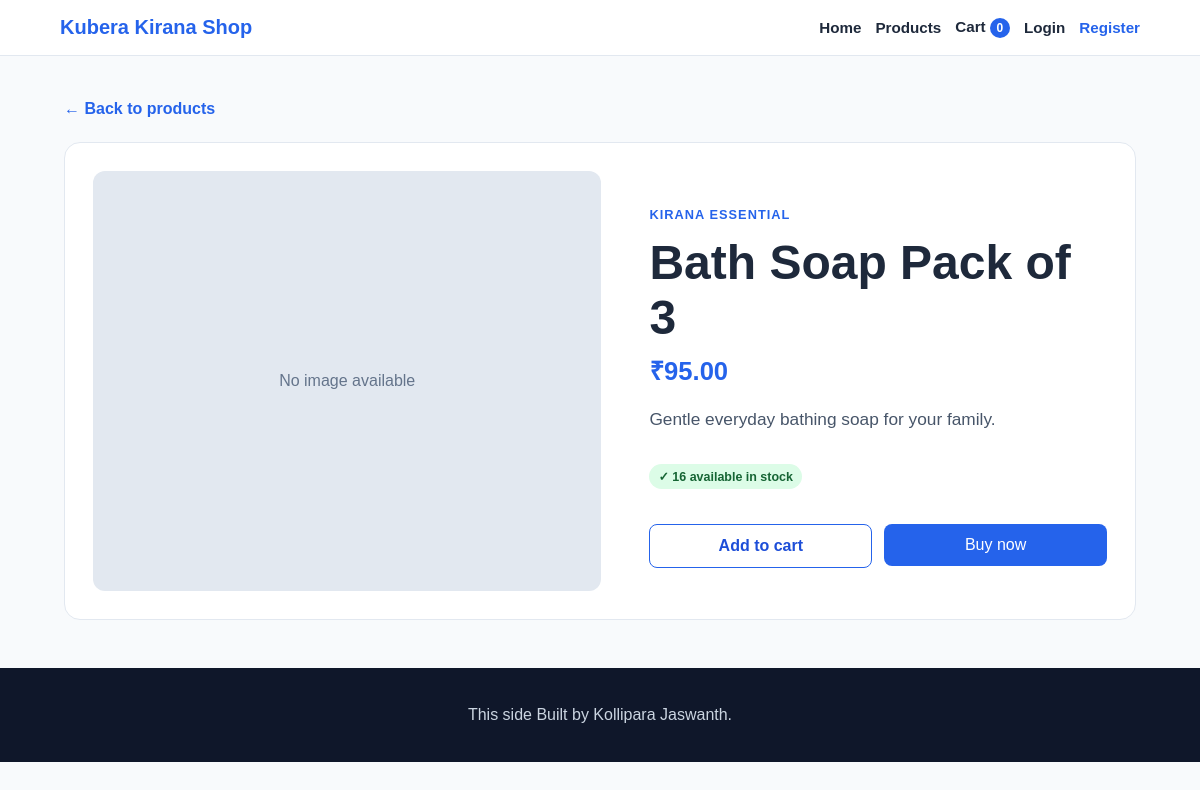
Page /products/10/ on the committed database.
### store/models.py (models this page shows, shortened)
class Product(models.Model):
    name = models.CharField(max_length=200)
    description = models.TextField()
    price = models.DecimalField(max_digits=10, decimal_places=2)
    image = models.ImageField(upload_to="products/", blank=True, null=True)
    image_url = models.URLField(blank=True)
    stock = models.PositiveIntegerField(default=0)
    created_at = models.DateTimeField(auto_now_add=True)
    class Meta:
        ordering = ["-created_at"]

### store/views.py (the view)
# urls.py: path('products/<int:product_id>/', views.product_detail, name='product_detail'),
def product_detail(request, product_id):
    product = get_object_or_404(Product, id=product_id)
    return render(request, 'store/product_detail.html', {'product': product})

### store/cart.py (called while the page is built)
def get_cart(session):
    return session.get('cart', {})

def cart_count(session):
    return sum(get_cart(session).values())

### store/context_processors.py (called while the page is built)
def cart_data(request):
    return {'cart_count': cart_count(request.session)}

### store/templates/store/product_detail.html (shortened to what this page needs)
{% extends 'store/base.html' %}
{% block content %}
<main class="product-detail-page">
    <a class="back-link" href="{% url 'store:home' %}#products">← Back to products</a>
    <section class="product-detail">
        <div class="detail-image">
            {% if product.image_url %}
                <img src="{{ product.image_url }}" alt="{{ product.name }}">
            {% else %}
                <div class="image-placeholder">No image available</div>
            {% endif %}
        </div>
        <div class="detail-content">
            <p class="eyebrow">KIRANA ESSENTIAL</p>
            <h1>{{ product.name }}</h1>
            <p class="detail-price">₹{{ product.price }}</p>
            <p class="detail-description">{{ product.description }}</p>
            {% if product.stock > 0 %}
                <p class="availability in-stock">✓ {{ product.stock }} available in stock</p>
                <div class="purchase-actions">
                    <form method="post" action="{% url 'store:add_to_cart' product.id %}">
                        <button class="secondary-button" type="submit">Add to cart</button>
                    </form>
                    <form method="post" action="{% url 'store:buy_now' product.id %}">
                        <button class="primary-button buy-now" type="submit">Buy now</button>
                    </form>
                </div>
            {% else %}
                <p class="availability out-of-stock">This product is currently out of stock.</p>
            {% endif %}
        </div>
    </section>
</main>
{% endblock %}

### static/store/css/style.css (style rules this page uses)
:root { font-family: Arial, sans-serif; color: #1e293b; background: #f8fafc; }
* { box-sizing: border-box; }
body { margin: 0; }
a { color: inherit; text-decoration: none; }
main { max-width: 1120px; margin: 0 auto; padding: 0 24px 48px; }
.eyebrow { color: #2563eb; font-weight: 800; letter-spacing: .08em; font-size: .8rem; }
.primary-button { display: inline-block; margin-top: 14px; padding: 12px 20px; border-radius: 8px; background: #2563eb; color: #fff; font-weight: 700; }
.product-card img, .image-placeholder { width: 100%; height: 185px; object-fit: cover; }
.image-placeholder { display: grid; place-items: center; background: #e2e8f0; color: #64748b; }
.product-detail-page { padding-top: 44px; }
.back-link { display: inline-block; margin-bottom: 24px; color: #2563eb; font-weight: 700; }
.product-detail { display: grid; grid-template-columns: minmax(0, 1fr) minmax(320px, .9fr); gap: 48px; align-items: center; padding: 28px; border: 1px solid #e2e8f0; border-radius: 16px; background: #fff; }
.detail-image img, .detail-image .image-placeholder { width: 100%; height: 420px; border-radius: 12px; object-fit: cover; }
.detail-content h1 { margin: 8px 0; font-size: clamp(2rem, 4vw, 3.2rem); }
.detail-price { margin: 0; color: #2563eb; font-size: 1.6rem; font-weight: 800; }
.detail-description { max-width: 540px; color: #475569; line-height: 1.7; font-size: 1.08rem; }
.availability { display: inline-block; padding: 8px 11px; border-radius: 8px; font-weight: 700; }
.purchase-actions { display: flex; gap: 12px; margin-top: 22px; }
.purchase-actions form { flex: 1; }
.purchase-actions button { width: 100%; margin-top: 0; }
.secondary-button { padding: 12px 20px; border: 1px solid #2563eb; border-radius: 8px; background: #fff; color: #1d4ed8; font: inherit; font-weight: 700; cursor: pointer; }
.buy-now { border: 0; cursor: pointer; font: inherit; }
.in-stock, .out-of-stock { padding: 5px 9px; border-radius: 999px; font-size: .78rem; font-weight: 700; }
.in-stock { color: #166534; background: #dcfce7; }

### rows in the picture
Product: name "Bath Soap Pack of 3", price "95.00", description "Gentle everyday bathing soap for your family.", stock "16"

### other values in the picture
{{ cart_count }} "0"
